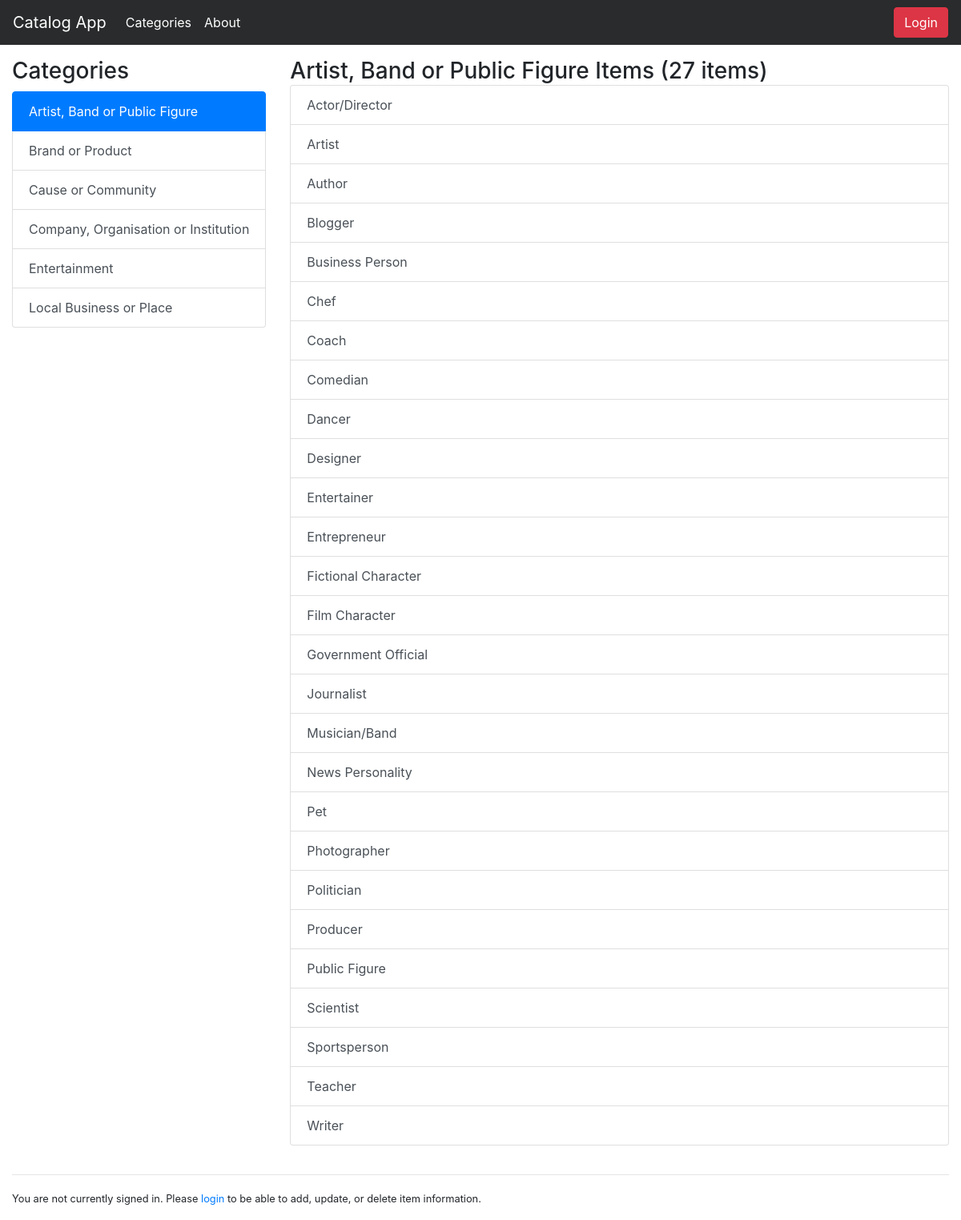
/catalog/Artist, Band or Public Figure/items, run on the app's committed database.
### models.py (models this page shows, shortened)
class Category(Base):
    __tablename__ = "category"
    id = Column(Integer, primary_key = True)
    name = Column(String(80), nullable = False, index = True)
    created_date = Column(DateTime, default = datetime.utcnow, nullable = False)
    updated_date = Column(DateTime, default = datetime.utcnow, onupdate = datetime.utcnow, nullable = False)
    user_id = Column(Integer, ForeignKey("user.id"))
    user = relationship(User)

class Item(Base):
    __tablename__ = "item"
    __table_args__ = (UniqueConstraint('category_id', 'title', name = 'key'),)
    id = Column(Integer, primary_key = True)
    title = Column(String(80), nullable = False)
    description = Column(String(250))
    created_date = Column(DateTime, default = datetime.utcnow)
    updated_date = Column(DateTime, default = datetime.utcnow, onupdate = datetime.utcnow)
    category_id = Column(Integer, ForeignKey("category.id"))
    category = relationship(Category)
    user_id = Column(Integer, ForeignKey("user.id"))
    user = relationship(User)

### application.py (the view)
@app.route("/catalog/<path:category_name>")
@app.route("/catalog/<path:category_name>/items")
def show_items(category_name):
    categories = session.query(Category).order_by(asc(Category.name)).all()
    category = session.query(Category).filter_by(name=category_name).first()
    items = session.query(Item).filter_by(category_id=category.id).all()
    if len(items) < 2:
        title = "{} Item ({} item)"
    else:
        title = "{} Items ({} items)"
    return render_template(
        "categories.html",
        items_title=title.format(category.name, len(items)),
        categories=categories,
        category=category,
        items=items)

### templates/categories.html (shortened to what this page needs)
{% extends "base.html" %}
{% block content %}
  <div class="row" style="margin-top: 12px;">
    <div class="col-auto">
      <h3>Categories</h3>
      {% if categories %}
        <div class="list-group">
          {% for c in categories %}
            <a href="{{url_for('show_items', category_name=c.name)}}"
              class="list-group-item list-group-item-action {% if category and category.name == c.name %}active{% endif %}">{{ c.name }}</a>
          {% endfor %}
        </div>
      {% else %}
        <div class="alert alert-warning" role="alert">
          No Categories Found!
        </div>
      {% endif %}
    </div>
    <div class="col">
      <span class="h3">{{ items_title }}</span>
      {% if items %}
        <div class="list-group">
          {% for i in items %}
            <a href="{{url_for('show_item', category_name=i.category.name, item_title=i.title)}}"
            class="list-group-item list-group-item-action">{{ i.title }}
              {% if not category %}<em class="text-danger">({{ i.category.name }})</em>{% endif %}</a>
          {% endfor %}
        </div>
      {% else %}
        <div class="alert alert-warning" role="alert">
          No Items Found!
        </div>
      {% endif %}
    </div>
  </div>
{% endblock %}

### static/styles.css (style rules this page uses)
.list-group { margin-bottom: 20px; }

### data on the page
Category: name "Artist, Band or Public Figure"
Category: name "Brand or Product"
Category: name "Cause or Community"
Category: name "Company, Organisation or Institution"
Category: name "Entertainment"
Category: name "Local Business or Place"
Item: title "Actor/Director"
Item: title "Artist"
Item: title "Author"
Item: title "Blogger"
Item: title "Business Person"
Item: title "Chef"
Item: title "Coach"
Item: title "Comedian"
Item: title "Dancer"
Item: title "Designer"
Item: title "Entertainer"
Item: title "Entrepreneur"
Item: title "Fictional Character"
Item: title "Film Character"
Item: title "Government Official"
Item: title "Journalist"
Item: title "Musician/Band"
Item: title "News Personality"
Item: title "Pet"
Item: title "Photographer"
Item: title "Politician"
Item: title "Producer"
Item: title "Public Figure"
Item: title "Scientist"
Item: title "Sportsperson"
Item: title "Teacher"
Item: title "Writer"

### other printed values
{{ items_title }} "Artist, Band or Public Figure Items (27 items)"
